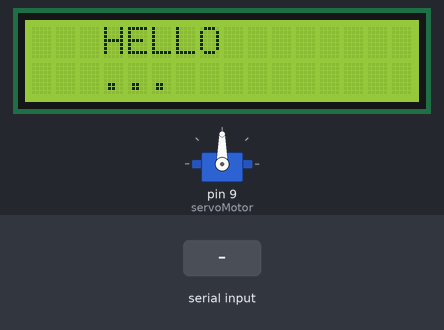
Simulated run of this sketch. Board: Arduino Uno, built with avr-gcc and run on an emulated ATmega328P. On the bench: 16×2 character LCD, servo. The inputs (shaded band) are chosen by the test bench. What the sketch prints to the serial monitor is not drawn.

Above: at 1.2 s.
1.3 s: "90,45\n" received over the second serial link
At 3.4 s:
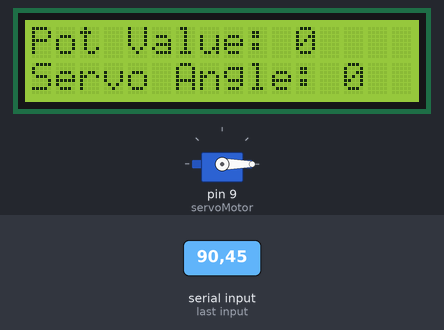
3.8 s: "30,150\n" received over Serial
At 4.6 s:
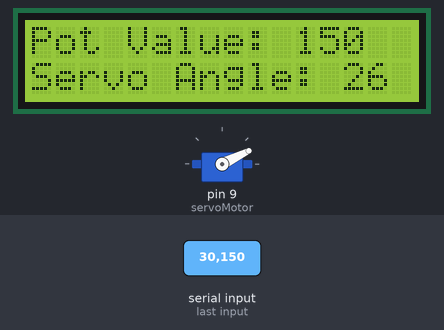
6.3 s: "90,45\n" received over Serial
At 6.8 s:
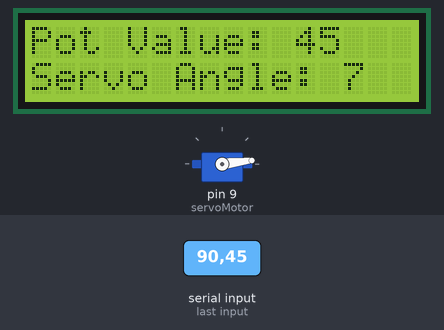
Timing chart, 0 to 9.3 s (numbered marks = the images above; inputs shaded):
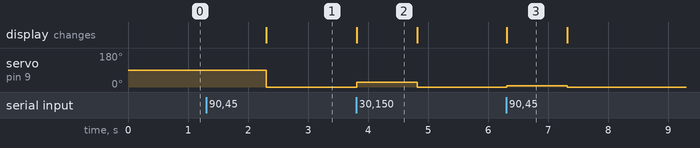

The sketch:

usart_uart1.ino
```cpp
#include <LiquidCrystal.h>
#include <Servo.h>
#include <SoftwareSerial.h>

SoftwareSerial mySerial(0, 1); // RX, TX pins
LiquidCrystal lcd(12, 11, 5, 4, 3, 2);
Servo servoMotor;

void setup() {
  Serial.begin(9600);
  mySerial.begin(9600);
  lcd.begin(16, 2);
  servoMotor.attach(9);
  lcd.setCursor(0, 0);
  lcd.print("   HELLO ");
  lcd.setCursor(0, 1);
  lcd.print("   ...");
}

void loop() {
   if (mySerial.available()) {
    int potValue = Serial.parseInt();

    int servoAngle = map(potValue, 0, 1023, 0, 180);
    Serial.println(servoAngle);
    lcd.clear();

    lcd.setCursor(0, 0);
    lcd.print("Pot Value: ");
    lcd.print(potValue);

    lcd.setCursor(0, 1);
    lcd.print("Servo Angle: ");
    lcd.print(servoAngle);

    servoMotor.write(servoAngle);
  }
}
```

Measured:
- after the input at 1.3 s, servo on pin 9 (servoMotor): 90° → 0° after 1.0 s; the display: changes after 1.0 s (image 1)
- after the input at 3.8 s, servo on pin 9 (servoMotor): 0° → 26° at once, → 0° 1.0 s later; the display: first changes at once (image 2 shows a later state)
- after the input at 6.3 s, servo on pin 9 (servoMotor): 0° → 7° at once, → 0° 1.0 s later; the display: first changes at once (image 3 shows a later state)
- what the display in image 2 shows lasts 1.0 s, from 3.8 s to 4.8 s
